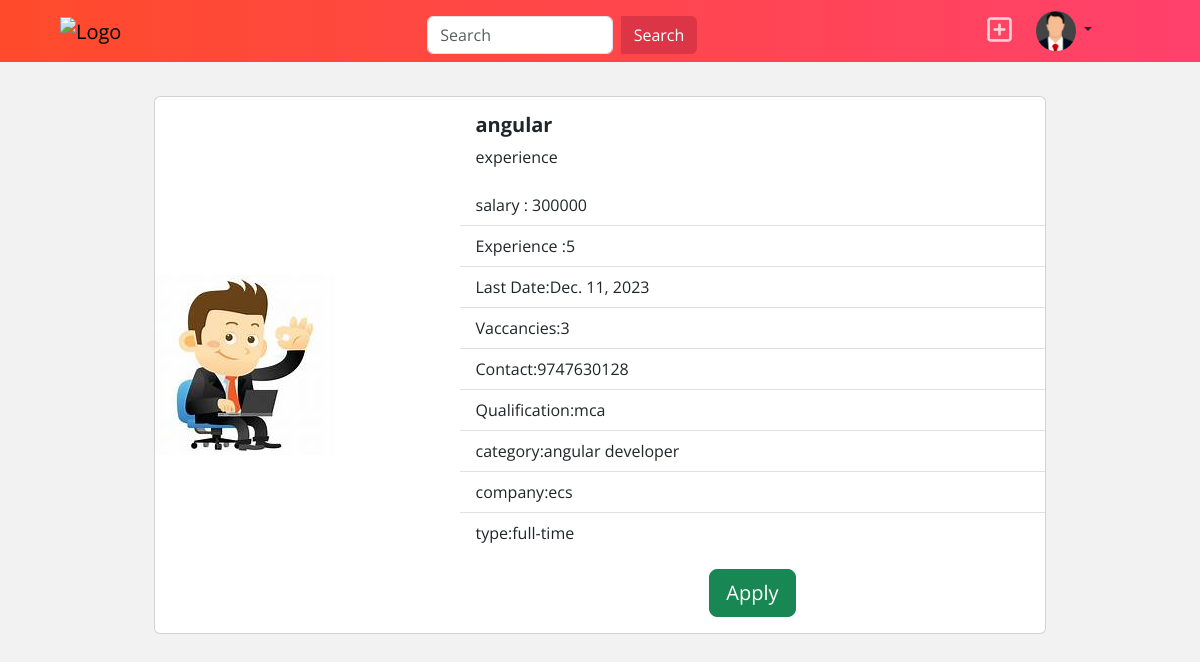
Page /seeker/jobs/6 on the committed database.
### myapp/models.py (models this page shows, shortened)
class Jobs(models.Model):
    title=models.CharField(max_length=200)
    description=models.CharField(max_length=200)
    salary=models.PositiveIntegerField()
    experience=models.PositiveIntegerField(default=0)
    last_date=models.DateField()
    vaccancies=models.PositiveIntegerField(default=1)
    poster=models.ImageField(upload_to="posterimages",null=True,blank=True)
    contact=models.CharField(max_length=200)
    qualification=models.CharField(max_length=200)
    category=models.ForeignKey(Category,on_delete=models.DO_NOTHING)
    status=models.BooleanField(default=True)
    company=models.CharField(max_length=200,null=True)
    created_date=models.DateTimeField(auto_now_add=True,null=True)
    options=(
        ("part-time","part-time"),
        ("full-time","full-time")
    )
    job_type=models.CharField(max_length=200,choices=options,default="full-time")

class Category(models.Model):
    name=models.CharField(max_length=200,unique=True)
    def __str__(self):
        return self.name

### jobseeker/views.py (the view)
# urls.py: path("jobs/<int:pk>",views.JobDetailView.as_view(),name="job-detail")
class JobDetailView(DetailView):
    template_name="jobseeker/job_detail.html"
    model=Jobs
    context_object_name="data"

### jobseeker/templates/jobseeker/job_detail.html (shortened to what this page needs)
{%extends 'jobseeker/base.html'%}
{%block bodyblock%}
<div class="card mt-5" style="width:80%" >
    <div class="row">
        <div class="col-4 d-flex align-items-center">
            {%if data.poster%}
            <img src="{{data.poster.url}}" class="rounded-start" alt="...">
            {%endif%}
        </div>
        <div class="col-8">
            <div class="card-body">
                <h5 class="card-title fw-bolder">{{data.title}}</h5>
                <p class="card-text">
                    {{data.description}}
                </p>
            </div>
            <ul class="list-group list-group-flush">
                <li class="list-group-item">salary : {{data.salary}}</li>
                <li class="list-group-item">Experience :{{data.experience}}</li>
                <li class="list-group-item">Last Date:{{data.last_date}}</li>
                <li class="list-group-item">Vaccancies:{{data.vaccancies}}</li>
                <li class="list-group-item">Contact:{{data.contact}}</li>
                <li class="list-group-item">Qualification:{{data.qualification}}</li>
                <li class="list-group-item">category:{{data.category}}</li>
                <li class="list-group-item">company:{{data.company}}</li>
                <li class="list-group-item">type:{{data.job_type}}</li>
            </ul>
            <div class="card-body d-flex justify-content-center">
                <a href="#" class="btn btn-success btn-lg">Apply</a>
            </div>
        </div>
    </div>
</div>
{%endblock%}

### jobseeker/static/jobseeker/css/index.css (style rules this page uses)
body { background: #f2f2f2; font-family: 'Open Sans', sans-serif; }

### rows in the picture
Jobs: poster (picture), title "angular", description "experience", salary "300000", experience "5", last_date "Dec. 11, 2023", vaccancies "3", contact "9747630128", qualification "mca", category "angular developer", company "ecs", job_type "full-time"
